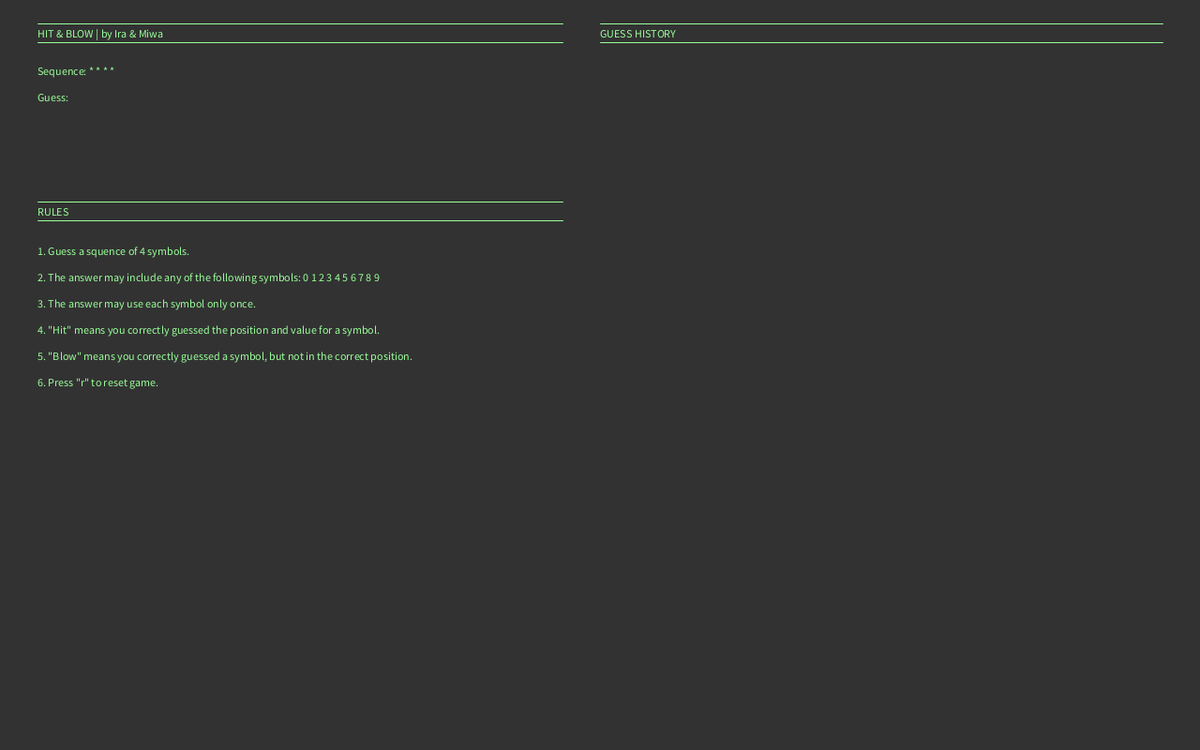
Frame 1 (no input)
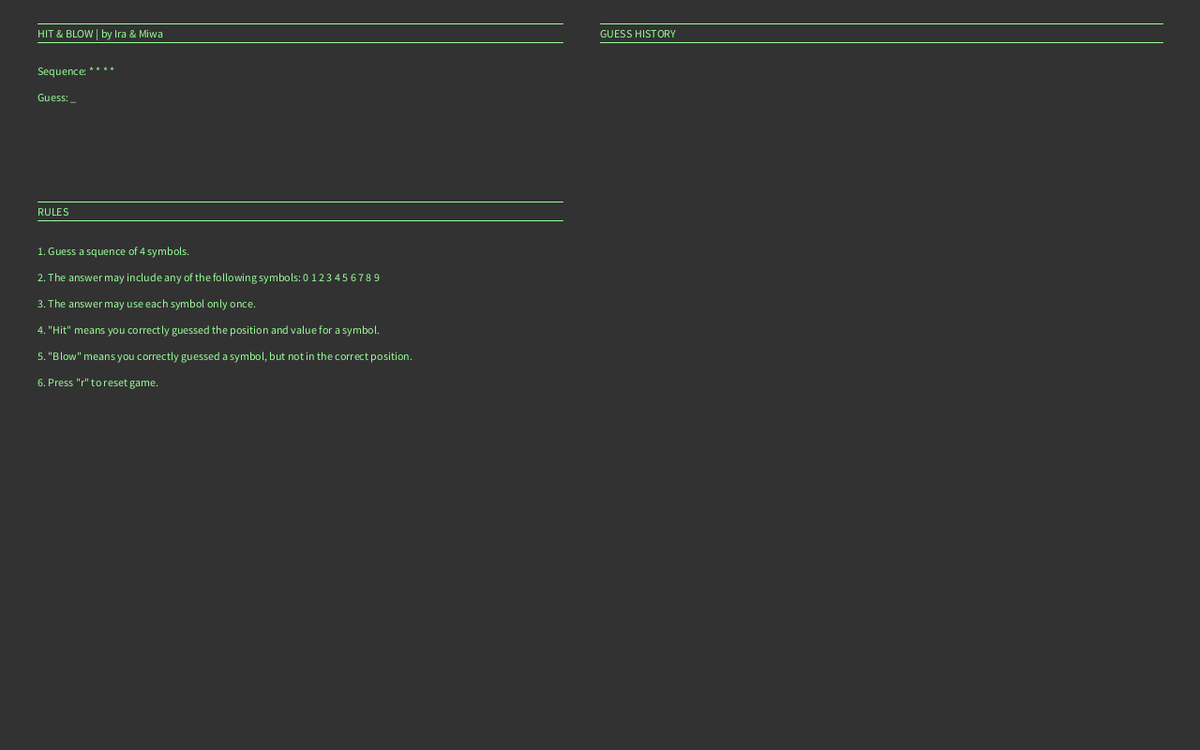
Frame 60 (the mouse pressed at the canvas centre just before this capture)
Frame 120 (the mouse held since frame 60 and released just before this capture): identical to frame 60, image omitted

The Processing sketch that drew these frames (run headless with seeded random() and noise(); from frame 60 on, the mouse is pressed at the canvas centre):

// Processing sketch: Main
// ── Main.pde
import java.util.Map;

HitAndBlow game;
String guess;
String feedback;

List<String> guesses;
Map<String, String> feedbackMap;

int counter;
int MARGIN = 40;
int CURSOR_RATE = 60;
int TARGET_LENGTH = 4;
String DEFAULT_FEEDBACK = "";
String DEFAULT_GUESS = "";

public void setup() {
  size(1280, 800);
  game = new HitAndBlow();
  feedback = DEFAULT_FEEDBACK;
  guess = DEFAULT_GUESS;
  guesses = new ArrayList<String>();
  feedbackMap = new HashMap<String, String>();
  
  counter = 0;
}

public void draw() {
  background(50);
  
  String title = "HIT & BLOW | by Ira & Miwa";
  
  String rules = "RULES\n\n\n";
  rules += "1. Guess a squence of " + game.getTarget().length + " symbols.\n\n";
  rules += "2. The answer may include any of the following symbols: ";
  rules += game.getSymbolsAsString() + "\n\n";
  rules += "3. The answer may use each symbol only once.\n\n";
  rules += "4. \"Hit\" means you correctly guessed the position and value for a symbol.\n\n";
  rules += "5. \"Blow\" means you correctly guessed a symbol, but not in the correct position.\n\n";
  rules += "6. Press \"r\" to reset game.";
  
  String console = "";
  console += "Sequence: " + game.targetGhost() + "\n\n";
  console += "Guess: " + guess;
  
  // Cursor
  if (counter > CURSOR_RATE/2) {
    console += "_";
  }
  if (counter > CURSOR_RATE) {
    counter = 0;
  }
  
  String guessHistory = "GUESS HISTORY\n\n";
  String feedbackHistory = "\n\n";
  for (String g : guesses) {
    guessHistory += g + "\n";
    feedbackHistory += feedbackMap.get(g) + "\n";
  }
  
  fill(#99FF99);
  text(title, MARGIN, MARGIN);
  text(console, MARGIN, MARGIN + 40);
  text(rules, MARGIN, MARGIN + 190);
  text(guessHistory, 0.5 * width, MARGIN);
  text(feedbackHistory, 0.5 * width + 100, MARGIN);
  
  stroke(#99FF99);
  line(MARGIN, MARGIN - 15, 0.5 * width - MARGIN, MARGIN - 15);
  line(MARGIN, MARGIN + 05, 0.5 * width - MARGIN, MARGIN + 05);
  
  line(MARGIN, 190 + MARGIN - 15, 0.5 * width - MARGIN, 190 + MARGIN - 15);
  line(MARGIN, 190 + MARGIN + 05, 0.5 * width - MARGIN, 190 + MARGIN + 05);
  
  line(0.5 * width, MARGIN - 15, width - MARGIN, MARGIN - 15);
  line(0.5 * width, MARGIN + 05, width - MARGIN, MARGIN + 05);
  
  counter++;
}

public void keyPressed() {
  
  switch(key) {
    case 'r':
      
      break;
    case BACKSPACE:
      
  }
    
  if(key == 'r') {
    guess = DEFAULT_GUESS;
    feedback = DEFAULT_FEEDBACK;
    guesses.clear();
    feedbackMap.clear();
    game.initTarget(4);
  } else if (key == BACKSPACE) {
    if (guess.length() > 0) {
      guess = guess.substring(0, guess.length() - 2);
    }
  }
  else if (key == RETURN || key == ENTER) {
    feedback = game.evaluate(guess);
    String entryKey = "" + guess;
    String entry = "" + feedback;
    guesses.add(entryKey);
    feedbackMap.put(entryKey, entry);
    guess = DEFAULT_GUESS;
  } else {
     guess += key;
  }
}

// ── HitAndBlow.pde
import java.lang.Math;
import java.util.ArrayList;
import java.util.Arrays;
import java.util.List;

public class HitAndBlow {
  private String[] target, symbols;
  private int DEFAULT_LENGTH = 4;
  private String[] DEFAULT_SYMBOLS = {"0", "1", "2", "3", "4", "5", "6", "7", "8", "9"};
  private boolean solved;
  
  public HitAndBlow() {
    this.symbols = DEFAULT_SYMBOLS;
    this.initTarget(DEFAULT_LENGTH);
  }
  
  public void setSymbols(String[] symbols) {
    this.symbols = symbols;
  }
  
  public String[] getTarget() {
    return this.target;
  }
  
  public void initTarget(int length) {
    if (length > this.symbols.length) {
      System.out.println("There are not enough symbols to accommodate a target this long");
    } else {
      int max = this.symbols.length - 1;
      int min = 0;
      int range = max - min + 1;
      List<String> used = new ArrayList<String>();
      
      this.target = new String[length];
      for (int i=0; i<length; i++) {
        String symbol = null;
        while (used.contains(symbol) || symbol == null) {
          int randomIndex = (int)(Math.random() * range) + min;
          symbol = this.symbols[randomIndex];
        }
        used.add(symbol);
        this.target[i] = symbol;
      }
      this.solved = false;
    }
  }
  
  public String getTargetAsString() {
    return this.ArrayToString(this.target);
  }
  
  public String getSymbolsAsString() {
    return this.ArrayToString(this.symbols);
  }
  
  private String ArrayToString(String[] array) {
    String result = "";
    for(int i=0; i<array.length; i++) {
      result += array[i];
      if(i != array.length-1) result += " ";
    }
    return result;
  }
  
  private String errorCheck(String[] guess) {
    // check for target initialized
    if (this.target == null) {
      return "You must first initialize a target to guess";
    }
    
    // check for array length
    if (this.target.length != guess.length) {
      return "Guess must be " + this.target.length + " symbols long";
    }
    
    // Iterate through each character in the guess array
    List<String> symbolList = new ArrayList<>(Arrays.asList(this.symbols));
    List<String> guessList = new ArrayList<String>();
    for (int i=0; i<guess.length; i++) {
      
      // check for correct symbols
      if (!symbolList.contains(guess[i])) {
        return "Symbol \"" + guess[i] + "\" is not allowed";
      }
      
      // check for repeat symbols
      if (guessList.contains(guess[i])) {
        return "The symbol \"" + guess[i] + "\" is not allowed to be used more than once";
      } else {
        guessList.add(guess[i]);
      }
    }
    
    return null;
  }
  
  public String errorCheck(String guess) {
    return errorCheck(this.toArray(guess));
  }
  
  public String evaluate(String guess) {
    
    String[] guessArray = this.toArray(guess);
    
    // Check for errors in the input first
    String error = this.errorCheck(guessArray);
    if(error != null) {
      return error;
    }
    
    // Evaluate Hits and Blows
    int hits = 0;
    int blows = 0;
    for (int i=0; i<guessArray.length; i++) {
      
      // Evaluate "hits"
      if (guessArray[i].equals(this.target[i])) {
        hits++;
      }
      
      // Evaluate "blows"
      for (int j=0; j<this.target.length; j++) {
        if (i != j) {
          if (guessArray[i].equals(this.target[j])) {
              blows++;
          }
        }
      }
    }
    
    // Did you get it?
    if (hits == this.target.length) {
      this.solved = true;
      return "Boy howdy, you got the answer!";
    }
    
    return "Hits: " + hits + "; Blows: " + blows;
  }
  
  private String[] toArray(String guess) {
    String[] guessArray = new String[guess.length()];
    for(int i=0; i<guess.length(); i++) {
      guessArray[i] = guess.substring(i, i+1);
    }
    return guessArray;
  }
  
  public String targetGhost() {
    if (solved) {
      return this.getTargetAsString();
    } else {
      String ghost = "";
      for(int i=0; i<this.target.length; i++) {
        ghost += "*";
        if (i < this.target.length - 1) ghost += " ";
      }
      return ghost;
    }
  }
}
